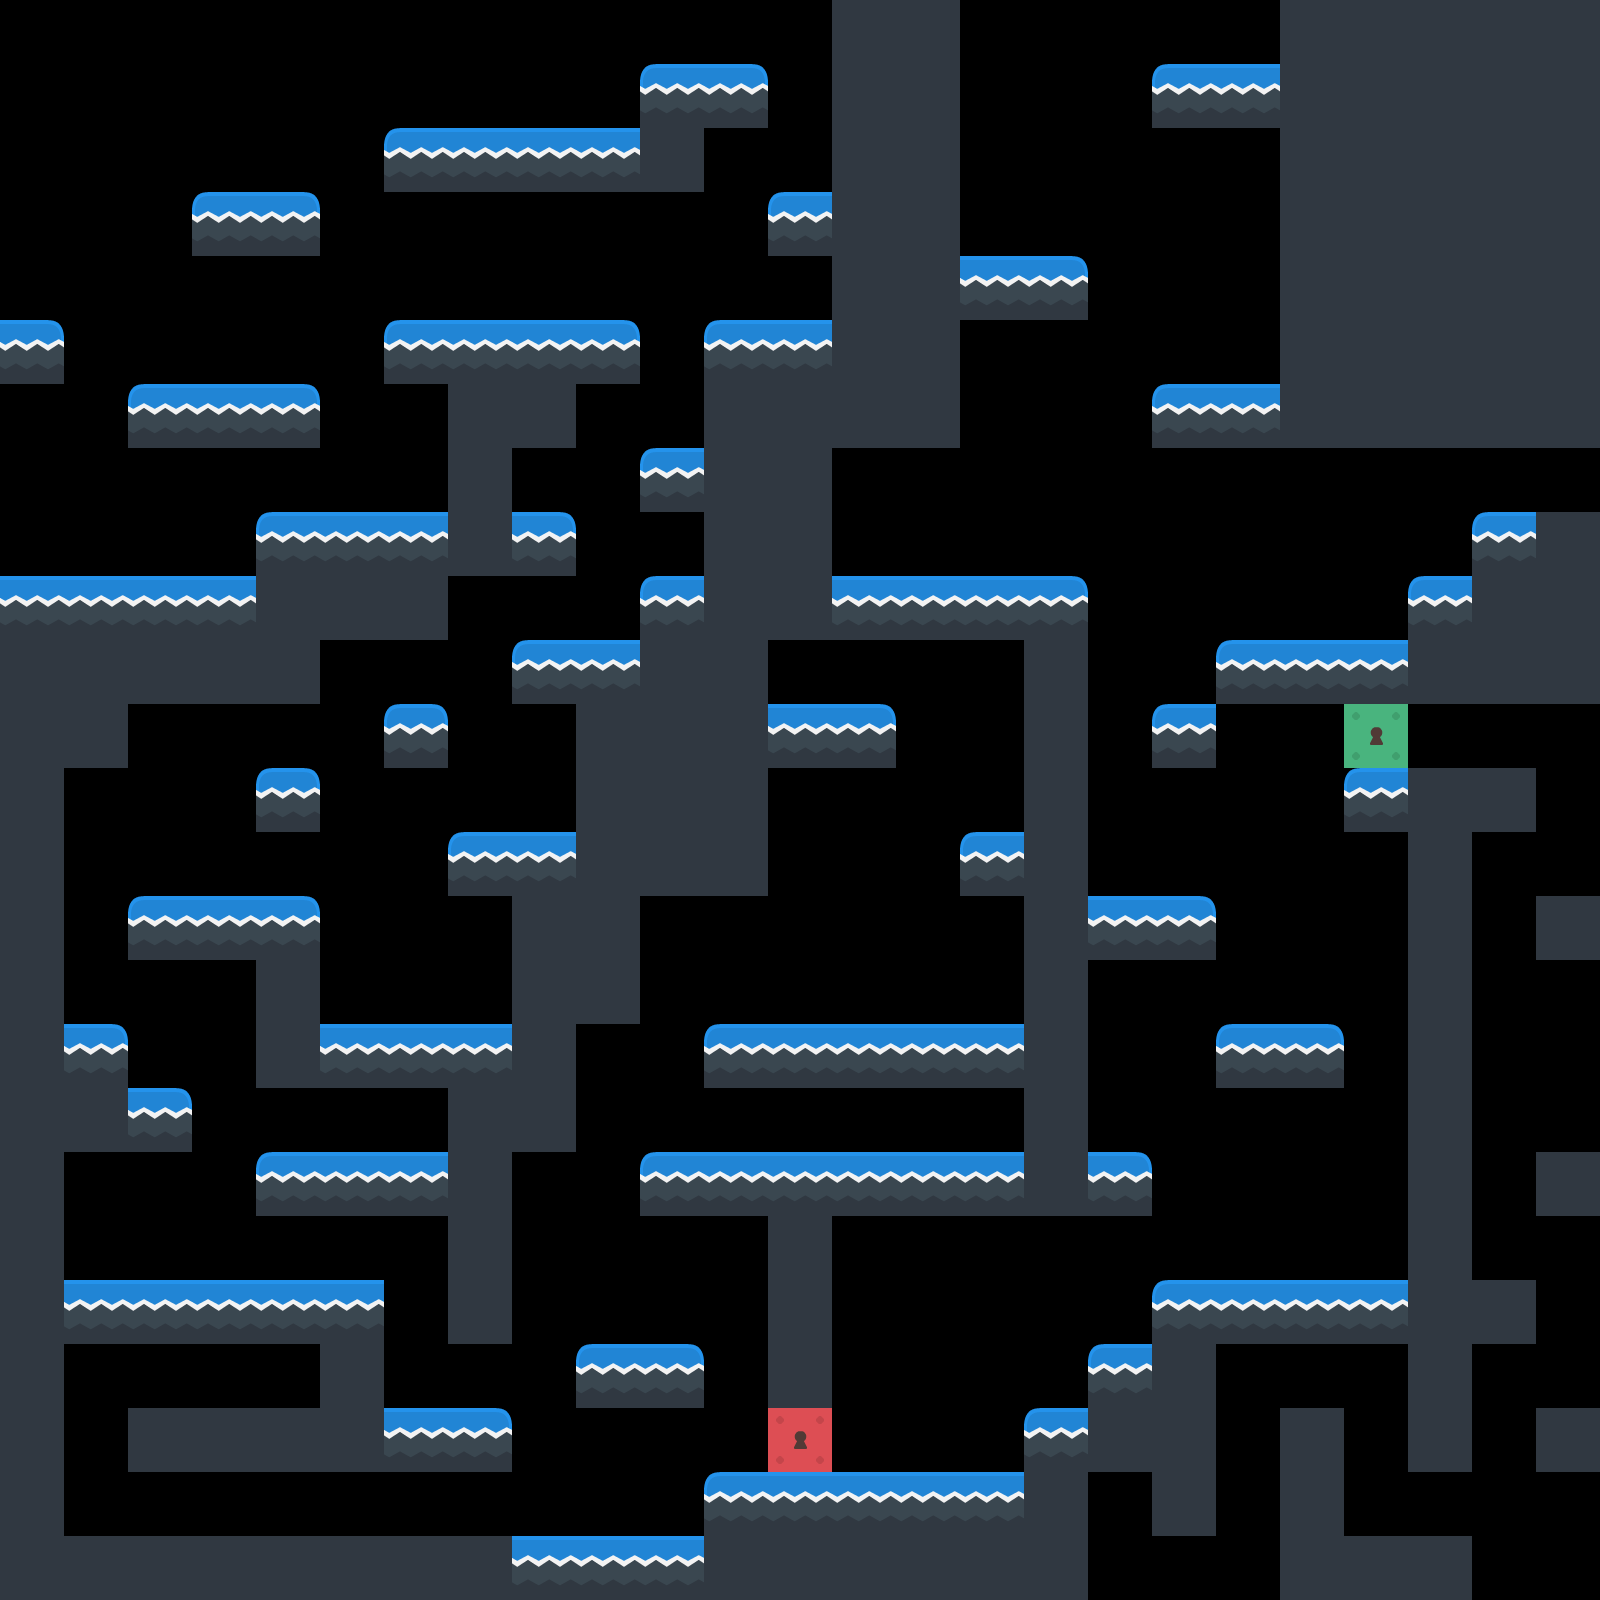

This is a level from a 2D game, rendered from its Tiled map with the project's own tilesets. A one-line summary and the map file follow, with tile-layer data summarised:
An orthogonal 25x25 tile map with 64x64 px tiles, 1 tile layer (Tiles), 3 tilesets and 136 objects.

<map version="1.0" orientation="orthogonal" width="25" height="25" tilewidth="64" tileheight="64">
 <tileset firstgid="1" name="Tiles" tilewidth="64" tileheight="64">
  <image source="tilesheet.png" width="640" height="64" />
 </tileset>
 <tileset firstgid="11" name="Characters" tilewidth="64" tileheight="64">
  <image source="charsheet.png" width="640" height="64" />
 </tileset>
 <tileset firstgid="21" name="Collectables" tilewidth="64" tileheight="64">
  <image source="collectsheet.png" width="640" height="64" />
 </tileset>
 <layer name="Tiles" width="25" height="25">
  <data>[625 cells, 278 non-empty, 7 distinct tile ids]</data>
 </layer>
 <objectgroup name="Characters" width="25" height="25">
  <object gid="12" x="1344" y="576" />
  <object gid="12" x="1344" y="1216" />
  <object gid="12" x="768" y="960" />
  <object gid="12" x="640" y="1088" />
  <object gid="12" x="576" y="1472" />
  <object gid="12" x="192" y="1216" />
  <object gid="12" x="384" y="960" />
  <object gid="12" x="128" y="832" />
  <object gid="12" x="704" y="256" />
  <object gid="12" x="448" y="64" />
  <object gid="12" x="192" y="320" />
  <object gid="11" x="0" y="512" />
 </objectgroup>
 <objectgroup name="Collectables" width="25" height="25">
  <object gid="21" x="1472" y="512" />
  <object gid="21" x="1408" y="576" />
  <object gid="21" x="1280" y="640" />
  <object gid="21" x="1216" y="640" />
  <object gid="21" x="1280" y="768" />
  <object gid="22" x="1216" y="64" />
  <object gid="21" x="1152" y="64" />
  <object gid="21" x="960" y="256" />
  <object gid="21" x="1024" y="256" />
  <object gid="21" x="1152" y="384" />
  <object gid="21" x="1216" y="384" />
  <object gid="21" x="832" y="576" />
  <object gid="21" x="896" y="576" />
  <object gid="21" x="960" y="576" />
  <object gid="21" x="1088" y="896" />
  <object gid="21" x="1216" y="1024" />
  <object gid="21" x="1088" y="1152" />
  <object gid="21" x="1280" y="1280" />
  <object gid="21" x="1216" y="1280" />
  <object gid="21" x="1152" y="1280" />
  <object gid="21" x="1088" y="1344" />
  <object gid="21" x="1024" y="1408" />
  <object gid="21" x="960" y="1472" />
  <object gid="21" x="896" y="1472" />
  <object gid="21" x="832" y="1472" />
  <object gid="21" x="640" y="1536" />
  <object gid="21" x="576" y="1536" />
  <object gid="21" x="512" y="1536" />
  <object gid="21" x="384" y="1408" />
  <object gid="21" x="448" y="1408" />
  <object gid="21" x="576" y="1344" />
  <object gid="21" x="640" y="1344" />
  <object gid="21" x="640" y="1152" />
  <object gid="21" x="704" y="1152" />
  <object gid="21" x="768" y="1152" />
  <object gid="21" x="832" y="1152" />
  <object gid="21" x="896" y="1152" />
  <object gid="21" x="960" y="1152" />
  <object gid="21" x="1344" y="1280" />
  <object gid="21" x="960" y="832" />
  <object gid="21" x="832" y="704" />
  <object gid="21" x="768" y="192" />
  <object gid="21" x="768" y="320" />
  <object gid="21" x="704" y="320" />
  <object gid="21" x="640" y="64" />
  <object gid="21" x="704" y="64" />
  <object gid="21" x="192" y="192" />
  <object gid="21" x="256" y="192" />
  <object gid="21" x="0" y="320" />
  <object gid="21" x="384" y="512" />
  <object gid="21" x="320" y="512" />
  <object gid="21" x="256" y="512" />
  <object gid="21" x="384" y="320" />
  <object gid="21" x="448" y="320" />
  <object gid="21" x="512" y="320" />
  <object gid="21" x="576" y="320" />
  <object gid="21" x="640" y="448" />
  <object gid="21" x="640" y="576" />
  <object gid="21" x="576" y="640" />
  <object gid="21" x="448" y="832" />
  <object gid="21" x="512" y="832" />
  <object gid="21" x="384" y="704" />
  <object gid="21" x="256" y="768" />
  <object gid="21" x="320" y="1024" />
  <object gid="21" x="384" y="1024" />
  <object gid="21" x="448" y="1024" />
  <object gid="21" x="64" y="1024" />
  <object gid="21" x="128" y="1088" />
  <object gid="21" x="256" y="1152" />
  <object gid="21" x="320" y="1152" />
  <object gid="21" x="384" y="1152" />
  <object gid="21" x="64" y="1280" />
  <object gid="21" x="128" y="1280" />
  <object gid="21" x="384" y="1280" />
  <object gid="23" x="768" y="704" />
  <object gid="21" x="1536" y="512" />
  <object gid="21" x="1088" y="1536" />
  <object gid="21" x="1088" y="1600" />
  <object gid="21" x="1152" y="1600" />
  <object gid="21" x="1216" y="1600" />
  <object gid="21" x="1216" y="1536" />
  <object gid="21" x="1216" y="1472" />
  <object gid="21" x="1216" y="1408" />
  <object gid="21" x="1280" y="1408" />
  <object gid="21" x="1344" y="1408" />
  <object gid="21" x="1344" y="1472" />
  <object gid="21" x="1344" y="1536" />
  <object gid="21" x="1408" y="1536" />
  <object gid="21" x="448" y="1536" />
  <object gid="21" x="384" y="1536" />
  <object gid="21" x="320" y="1536" />
  <object gid="21" x="256" y="1536" />
  <object gid="21" x="192" y="1536" />
  <object gid="21" x="128" y="1536" />
  <object gid="21" x="64" y="1536" />
  <object gid="21" x="64" y="1472" />
  <object gid="21" x="64" y="1408" />
  <object gid="21" x="128" y="1408" />
  <object gid="21" x="192" y="1408" />
  <object gid="21" x="256" y="1408" />
  <object gid="21" x="1408" y="768" />
  <object gid="21" x="1472" y="768" />
  <object gid="21" x="1536" y="768" />
  <object gid="21" x="1536" y="832" />
  <object gid="21" x="1536" y="896" />
  <object gid="21" x="1472" y="896" />
  <object gid="21" x="1472" y="960" />
  <object gid="21" x="1472" y="1024" />
  <object gid="21" x="1536" y="1024" />
  <object gid="21" x="1536" y="1088" />
  <object gid="21" x="1536" y="1152" />
  <object gid="21" x="1472" y="1152" />
  <object gid="21" x="1472" y="1216" />
  <object gid="21" x="1472" y="1280" />
  <object gid="21" x="1536" y="1280" />
  <object gid="21" x="1536" y="1344" />
  <object gid="21" x="1536" y="1408" />
  <object gid="21" x="1472" y="1408" />
  <object gid="21" x="1472" y="1472" />
  <object gid="21" x="1472" y="1536" />
  <object gid="21" x="1536" y="1536" />
  <object gid="21" x="1536" y="1600" />
  <object gid="21" x="1472" y="1600" />
  <object gid="21" x="1472" y="1088" />
 </objectgroup>
</map>
